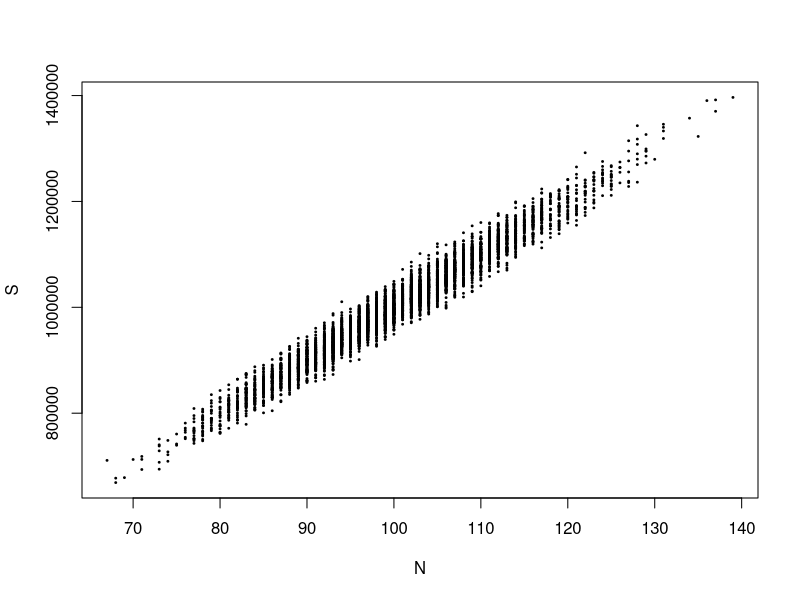
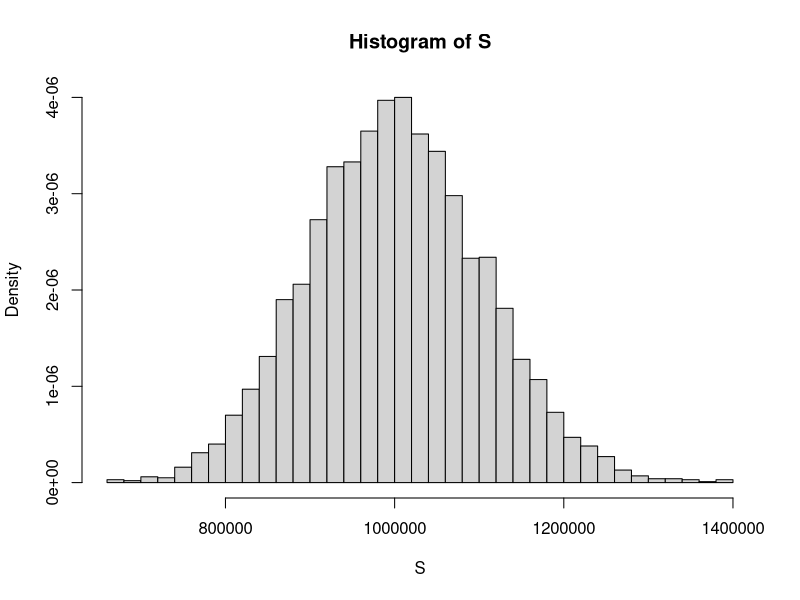

Generate these figures, in order, with R:
## ---- chunk 1
ppois(110, 100) - ppois(90, 100) - dpois(110, 100)
ppois(109, 100) - ppois(90, 100)
## ---- chunk 2
1 - ppois(99, 100)
## ---- chunk 3
set.seed(556643)
m = 5000
N = numeric(m)
S = numeric(m)
for(i in 1:m){
  N[i] = rpois(1, 100)
  S[i] = sum(rgamma(N[i], 25, rate = 0.0025))
}
## ---- chunk 4
plot(N, S, pch = 19, cex = 0.25)
## ---- chunk 5
hist(S, freq = FALSE, breaks = "Scott")
## ---- chunk 6
mean(90 < N & N < 110)
mean(N >= 100)
## ---- chunk 7
mean(S)
var(S)
mean(S > 1200000)
## ---- chunk 8
(25 / 0.0025^2) * (100 + 25 * (100 + 100^2))
## ---- chunk 9
mean(S) # should be close to one million
## ---- chunk 10
ES2 = (25 / 0.0025^2) * (100 + 25 * (100 + 100^2))
ES = 1000000
varS = ES2 - ES^2
varS
## ---- chunk 11
var(S)
